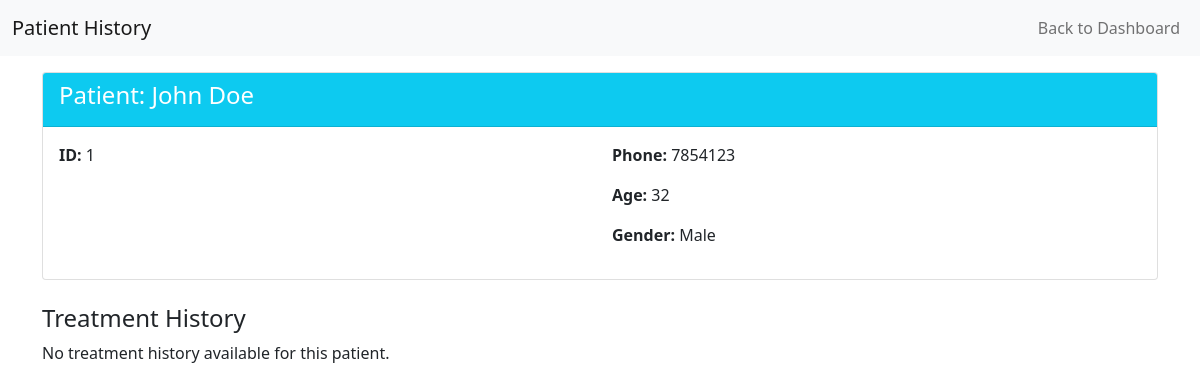
The page /patient/history (signed in) on the database its author committed.
### application/models.py (models this page shows, shortened)
class Patient(db.Model):
    __tablename__ = 'patients'
    id = db.Column(db.Integer, primary_key=True, autoincrement=True)
    username = db.Column(db.String(80), unique=True, nullable=False, index=True)
    email = db.Column(db.String(120), unique=True, nullable=False, index=True)
    password = db.Column(db.String(255), nullable=False)
    first_name = db.Column(db.String(50), nullable=False)
    last_name = db.Column(db.String(50), nullable=False)
    phone = db.Column(db.String(15))
    age = db.Column(db.Integer, db.CheckConstraint('age > 0 AND age <= 150'))
    gender = db.Column(db.String(10), db.CheckConstraint("gender IN ('male', 'female')"))
    blacklisted = db.Column(db.Boolean, default=False)
    @property
    def name(self):
        return f"{self.first_name} {self.last_name}"

### application/patient_functionalities.py (the view)
@hospital_app.route('/patient/history', methods=['GET'])
def patient_history_fn():
    if session.get('role') != 'patient':
        flash(message='Please log in as patient to access this page', category='warning')
        return redirect(url_for('hospital_home_and_login'))
    pat = Patient.query.filter_by(username=session['username']).first()
    patient_history = PatientHistory.query.filter_by(patient_id=pat.id).all()
    return render_template('patient_history.html', patient=pat, patient_history=patient_history)

### templates/patient_history.html (shortened to what this page needs)
<!DOCTYPE html>
<html lang="en">
<head>
  <link rel="stylesheet" href="/static/style.css">
  <link href="https://cdn.jsdelivr.net/npm/bootstrap@5.0.2/dist/css/bootstrap.min.css" rel="stylesheet">
</head>
<body>
  <div id="main">
    <div id="canvas">
      <nav class="navbar navbar-expand-lg navbar-light bg-light">
        <div class="container-fluid">
          <a class="navbar-brand" href="#">Patient History</a>
          <div class="collapse navbar-collapse" id="navbarSupportedContent">
            <ul class="navbar-nav ms-auto mb-2 mb-lg-0">
              <li class="nav-item">
                <a class="nav-link" href="/patient_dashboard">Back to Dashboard</a>
              </li>
            </ul>
          </div>
        </div>
      </nav>
      <div id="content" class="container py-3">
        <div class="card mb-4">
          <div class="card-header bg-info text-white">
            <h4>Patient: {{ patient.name }}</h4>
          </div>
          <div class="card-body">
            <div class="row">
              <div class="col-md-6">
                <p><strong>ID:</strong> {{ patient.id }}</p>
              </div>
              <div class="col-md-6">
                <p><strong>Phone:</strong> {{ patient.phone or 'N/A' }}</p>
                <p><strong>Age:</strong> {{ patient.age or 'N/A' }}</p>
                <p><strong>Gender:</strong> {{ patient.gender|capitalize if patient.gender else 'N/A' }}</p>
              </div>
            </div>
          </div>
        </div>
        <h4>Treatment History</h4>
        {% if patient_history %}
        <div class="table-responsive mb-4">
          <table class="table border">
            <thead class="table-light">
              <tr>
                <th scope="col">Sr No.</th>
                <th scope="col">Appointment Date</th>
                <th scope="col">Diagnosis</th>
                <th scope="col">Prescription</th>
                <th scope="col">Notes</th>
              </tr>
            </thead>
            <tbody>
              {% for history in patient_history %}
              <tr>
                <td>{{ loop.index }}.</td>
                <td>{{ history.appointment.date if history.appointment else 'N/A' }}</td>
                <td>{{ history.diagnosis }}</td>
                <td>{{ history.prescription or 'N/A' }}</td>
                <td>{{ history.notes or 'N/A' }}</td>
              </tr>
              {% endfor %}
            </tbody>
          </table>
        </div>
        {% else %}
        <p>No treatment history available for this patient.</p>
        {% endif %}
      </div>
    </div>
  </div>
</body>
</html>

### static/style.css (style rules this page uses)
body, html { cursor: default !important; }
body { font-family: 'Segoe UI', Tahoma, Geneva, Verdana, sans-serif; }

### rows shown on the page
Patient: name "John Doe", id "1", phone "7854123", age "32", gender "Male"
